Frame 1 (no input): blank canvas, image omitted
Frame 60 (no input): blank canvas, image omitted
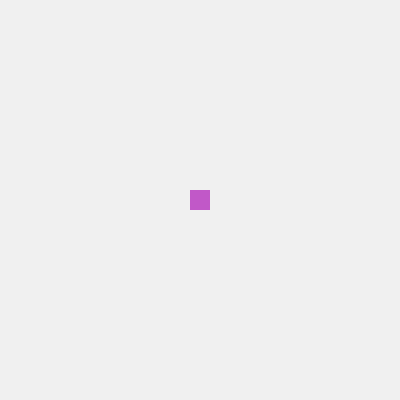
Frame 120 (the mouse pressed at the canvas centre since frame 60)

The p5.js sketch whose frames 1 and 60 were blank and that drew this single picture after the mouse press (run headless with seeded random() and noise() and a simulated clock; from frame 60 on, the mouse is pressed at the canvas centre):

// p5.js sketch
// ── sketch.js
// http://www.ac-grenoble.fr/disciplines/informatiquelycee/p5_base_a7.html
// dessine un carré sur la souris

var t=20; // taille du carré

function setup()
{
  createCanvas(400,400);
  noStroke();
  fill(0);
  background(240);
  rectMode(CENTER);
}


function draw()
{

}

function mousePressed()
{
  fill(random(0,255),random(0,255),random(0,255),random(50,500))
  rect(mouseX,mouseY,t,t);
}
